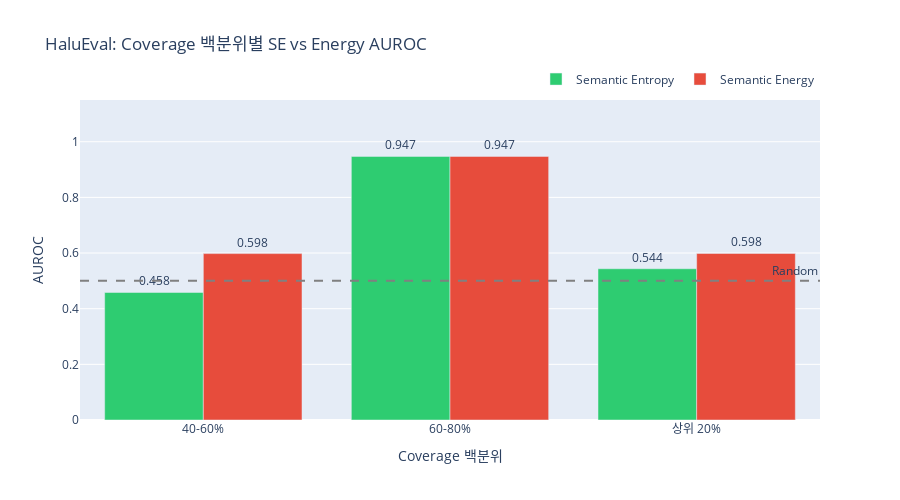

The notebook cell saved with this chart:
### Code cell
plot_quintile_auroc(halu_df, "HaluEval").show()

### Figure 1 — Plotly figure (JSON) as saved in the notebook; plotly's stock layout.template omitted (floating-point values rounded to 4 significant figures)
{"data": [{"marker": {"color": "#2ecc71"}, "name": "Semantic Entropy", "text": ["0.458", "0.947", "0.544"], "textposition": "outside", "type": "bar", "x": ["40-60%", "60-80%", "상위 20%"], "y": [0.4583, 0.9474, 0.5436]}, {"marker": {"color": "#e74c3c"}, "name": "Semantic Energy", "text": ["0.598", "0.947", "0.598"], "textposition": "outside", "type": "bar", "x": ["40-60%", "60-80%", "상위 20%"], "y": [0.598, 0.9474, 0.5985]}], "layout": {"annotations": [{"showarrow": false, "text": "Random", "x": 1, "xanchor": "right", "xref": "x domain", "y": 0.5, "yanchor": "bottom", "yref": "y"}], "barmode": "group", "height": 500, "legend": {"orientation": "h", "x": 1, "xanchor": "right", "y": 1.02, "yanchor": "bottom"}, "shapes": [{"line": {"color": "gray", "dash": "dash"}, "type": "line", "x0": 0, "x1": 1, "xref": "x domain", "y0": 0.5, "y1": 0.5, "yref": "y"}], "title": {"text": "HaluEval: Coverage 백분위별 SE vs Energy AUROC"}, "xaxis": {"title": {"text": "Coverage 백분위"}}, "yaxis": {"range": [0, 1.15], "title": {"text": "AUROC"}}}}
